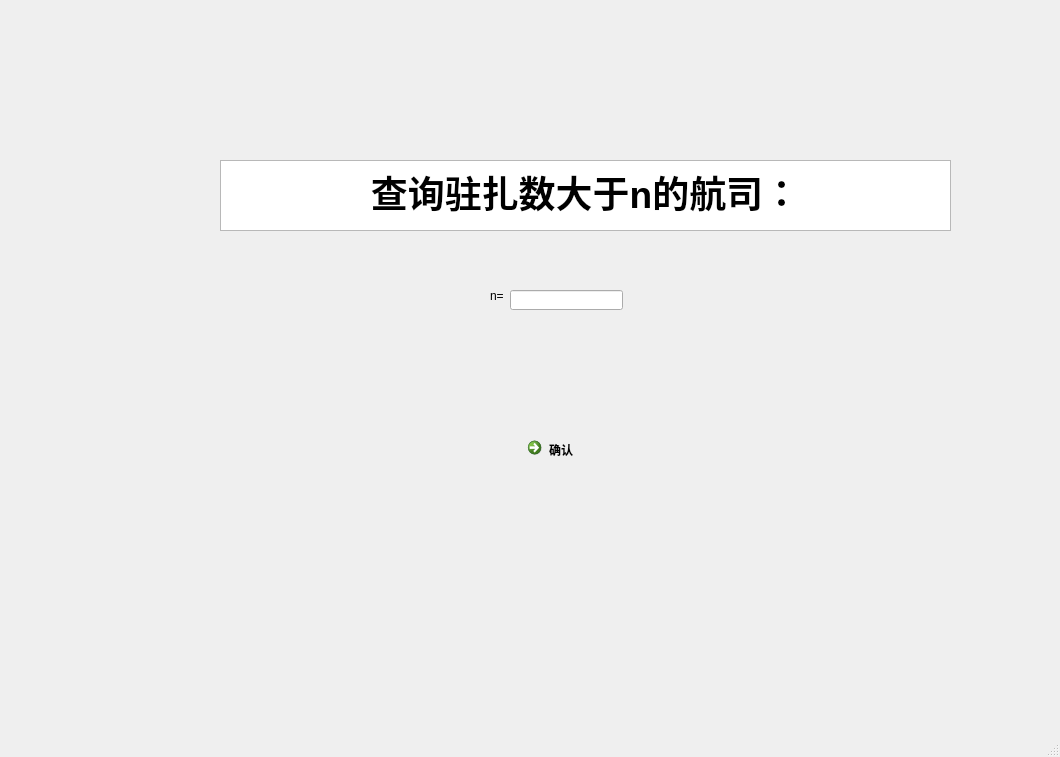
<?xml version="1.0" encoding="UTF-8"?>
<ui version="4.0">
 <class>MainWindow</class>
 <widget class="QMainWindow" name="MainWindow">
  <property name="geometry">
   <rect>
    <x>0</x>
    <y>0</y>
    <width>1060</width>
    <height>757</height>
   </rect>
  </property>
  <property name="windowTitle">
   <string>MainWindow</string>
  </property>
  <widget class="QWidget" name="centralwidget">
   <widget class="QTextBrowser" name="textBrowser">
    <property name="geometry">
     <rect>
      <x>220</x>
      <y>160</y>
      <width>731</width>
      <height>71</height>
     </rect>
    </property>
    <property name="html">
     <string>&lt;!DOCTYPE HTML PUBLIC &quot;-//W3C//DTD HTML 4.0//EN&quot; &quot;http://www.w3.org/TR/REC-html40/strict.dtd&quot;&gt;
&lt;html&gt;&lt;head&gt;&lt;meta name=&quot;qrichtext&quot; content=&quot;1&quot; /&gt;&lt;style type=&quot;text/css&quot;&gt;
p, li { white-space: pre-wrap; }
&lt;/style&gt;&lt;/head&gt;&lt;body style=&quot; font-family:'SimSun'; font-size:9pt; font-weight:400; font-style:normal;&quot;&gt;
&lt;p align=&quot;center&quot; style=&quot; margin-top:0px; margin-bottom:0px; margin-left:0px; margin-right:0px; -qt-block-indent:0; text-indent:0px;&quot;&gt;&lt;span style=&quot; font-size:28pt; font-weight:600;&quot;&gt;查询驻扎数大于n的航司：&lt;/span&gt;&lt;/p&gt;&lt;/body&gt;&lt;/html&gt;</string>
    </property>
   </widget>
   <widget class="QLabel" name="label">
    <property name="geometry">
     <rect>
      <x>490</x>
      <y>280</y>
      <width>91</width>
      <height>31</height>
     </rect>
    </property>
    <property name="text">
     <string>n=</string>
    </property>
   </widget>
   <widget class="QLineEdit" name="lineEdit">
    <property name="geometry">
     <rect>
      <x>510</x>
      <y>290</y>
      <width>113</width>
      <height>20</height>
     </rect>
    </property>
   </widget>
   <widget class="QCommandLinkButton" name="commandLinkButton">
    <property name="geometry">
     <rect>
      <x>520</x>
      <y>430</y>
      <width>186</width>
      <height>41</height>
     </rect>
    </property>
    <property name="text">
     <string>确认</string>
    </property>
   </widget>
  </widget>
  <widget class="QMenuBar" name="menubar">
   <property name="geometry">
    <rect>
     <x>0</x>
     <y>0</y>
     <width>1060</width>
     <height>22</height>
    </rect>
   </property>
  </widget>
  <widget class="QStatusBar" name="statusbar"/>
 </widget>
 <resources/>
 <connections/>
</ui>
